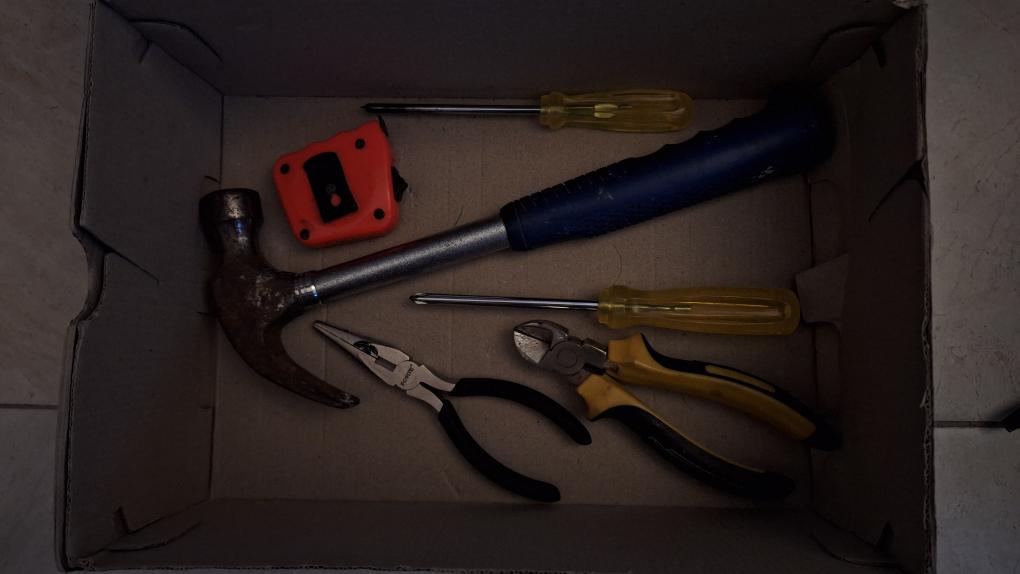
#> input picture data/raw/20260706_175645.jpg, 4080 x 2296 px (shown at 1/4 size); its folder holds only this picture in this run
$ python -i segmentation.py   (imports and definitions only)   (older library calls are emulated)
#> lines starting #> are read from the running program, lines starting #| are printed output that depends on the picture; after the words box and inside, x2 and y2 are one past the last pixel; in counts of white or black regions, pixels touching at a corner belong together
#> further down, picture is the input picture: shape (2296, 4080, 3); mean B, G, R 30.5, 32.5, 42
### src/classification/preprocessing.py
"""Operaciones de preprocesamiento clásicas: gris, canales, bordes.

Estas funciones cubren tres de los requisitos de la rúbrica de VA:
  * Conversión a escala de grises.
  * Separación de canales de color (BGR y HSV).
  * Detección de bordes (Canny y Sobel).

Todas trabajan sobre imágenes BGR (formato de OpenCV) uint8 de tamaño arbitrario.
"""
from __future__ import annotations

import cv2
import numpy as np


def to_grayscale(img_bgr: np.ndarray) -> np.ndarray:
    """BGR uint8 → gris uint8."""
    return cv2.cvtColor(img_bgr, cv2.COLOR_BGR2GRAY)
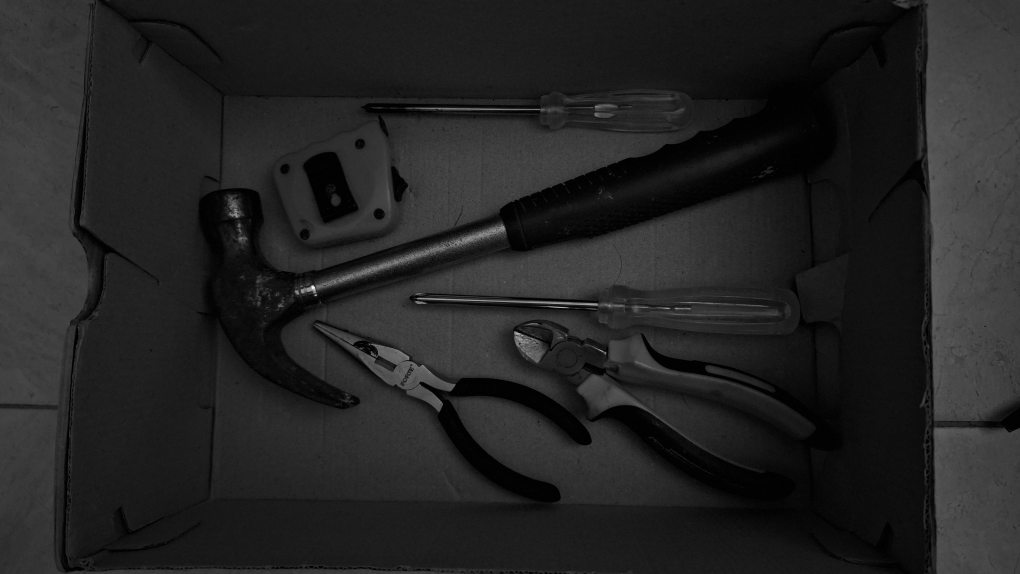
#> returned value: shape (2296, 4080) (shown at 1/4 size); min 0, max 254, mean 35.1


# [47 lines left out: functions split_bgr, split_hsv, edges_canny, edges_sobel, resize_pad, not called in this run]

### src/classification/segmentation.py
"""Segmentación clásica: umbral de Otsu y GrabCut.

Cubre el requisito de segmentación de la rúbrica con dos enfoques:
  * Otsu: umbral global automático sobre la imagen en gris, con limpieza
    morfológica. Rápido, funciona bien cuando el fondo es uniforme (cartón).
  * GrabCut: segmentación iterativa inicializada con el bounding box del
    detector, separa la herramienta del fondo dentro de su caja.

Todas trabajan sobre imágenes BGR (formato de OpenCV) uint8.
"""
from __future__ import annotations

import cv2
import numpy as np

from src.classification.preprocessing import to_grayscale


def mask_otsu(img_bgr: np.ndarray,
              blur_ksize: int = 5,
              open_ksize: int = 5,
              close_ksize: int = 9) -> np.ndarray:
    """Máscara binaria por Otsu (0 fondo, 255 objeto), con limpieza morfológica.

    Se asume que las herramientas ocupan menos área que el fondo: si el
    umbral deja más de la mitad de la imagen en blanco, se invierte.
    """
    gray = to_grayscale(img_bgr)
    if blur_ksize and blur_ksize >= 3:
        gray = cv2.GaussianBlur(gray, (blur_ksize, blur_ksize), 0)
    _, mask = cv2.threshold(gray, 0, 255, cv2.THRESH_BINARY + cv2.THRESH_OTSU)
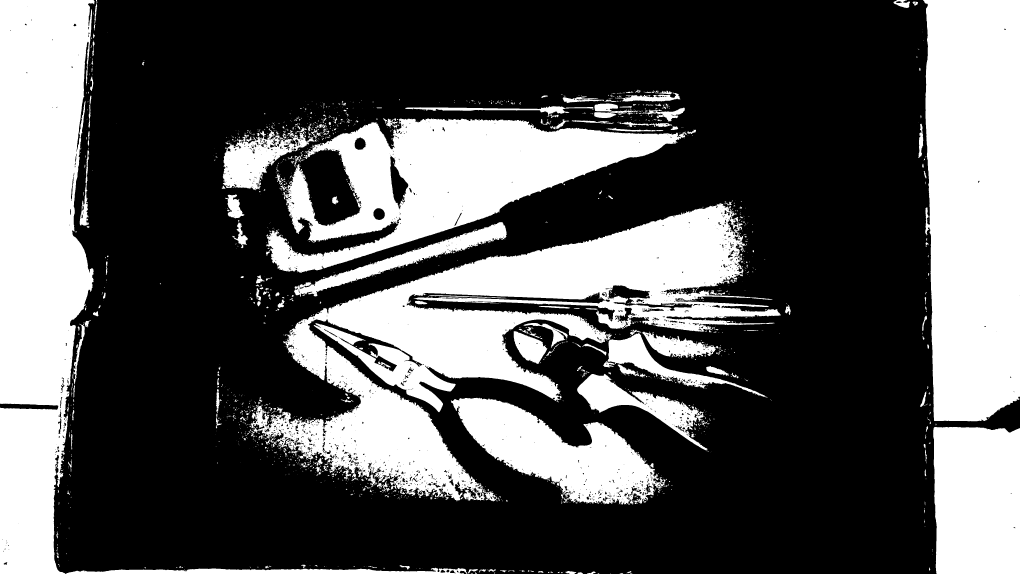
#> mask: shape (2296, 4080) (shown at 1/4 size); 33.9% white; 2066 white regions (1552 under 20 px), largest, box (x1, y1, x2, y2) and area: (1004, 813, 3123, 2005) 792472, (0, 0, 378, 2296) 674389, (3692, 0, 4080, 1685) 604010

    # el objeto debe ser la clase minoritaria
    if np.count_nonzero(mask) > mask.size / 2:
        mask = cv2.bitwise_not(mask)

    # abrir quita puntos sueltos, cerrar rellena huecos dentro de la herramienta
    if open_ksize >= 3:
        k = cv2.getStructuringElement(cv2.MORPH_ELLIPSE, (open_ksize, open_ksize))
        mask = cv2.morphologyEx(mask, cv2.MORPH_OPEN, k)
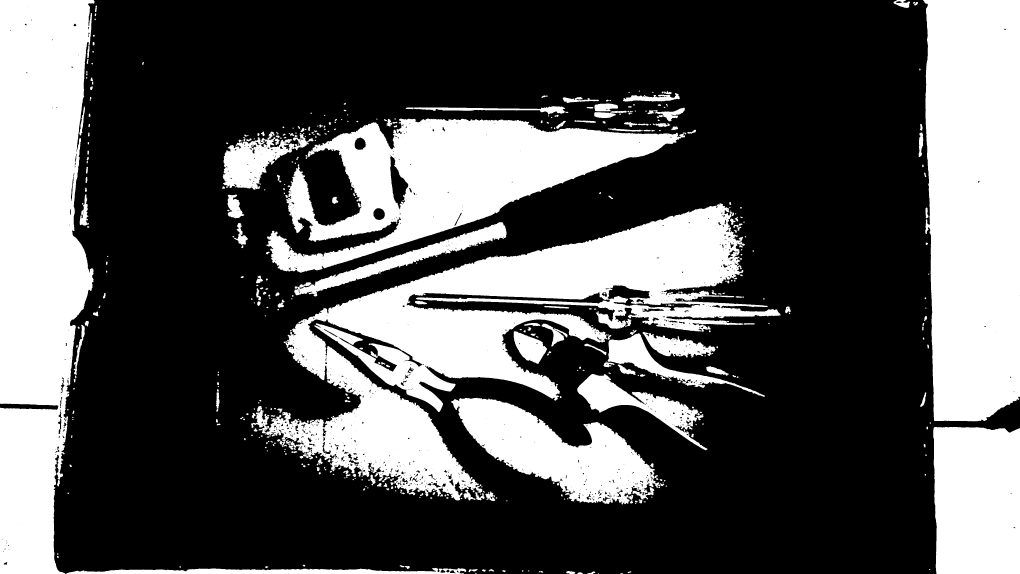
#> mask: shape (2296, 4080) (shown at 1/4 size); 33.3% white; 527 white regions (83 under 20 px), largest, box (x1, y1, x2, y2) and area: (1060, 813, 3123, 2002) 768674, (0, 0, 378, 2296) 672219, (3692, 0, 4080, 1685) 603536
    if close_ksize >= 3:
        k = cv2.getStructuringElement(cv2.MORPH_ELLIPSE, (close_ksize, close_ksize))
        mask = cv2.morphologyEx(mask, cv2.MORPH_CLOSE, k)
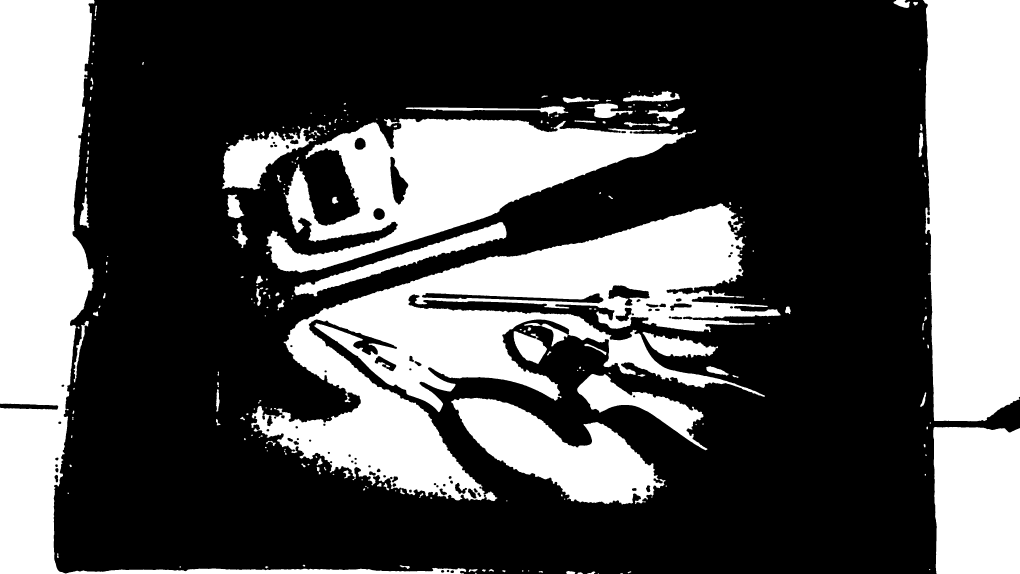
#> mask: shape (2296, 4080) (shown at 1/4 size); 34% white; 234 white regions (33 under 20 px), largest, box (x1, y1, x2, y2) and area: (1005, 813, 3123, 2005) 848239, (0, 0, 1865, 2296) 704131, (3692, 0, 4080, 1685) 604279
    return mask


def mask_grabcut(img_bgr: np.ndarray,
                 rect_xyxy: tuple[int, int, int, int],
                 iters: int = 5) -> np.ndarray:
    """Máscara binaria por GrabCut inicializado con un bbox (x1, y1, x2, y2).

    Todo lo de afuera del rect se marca como fondo seguro; adentro GrabCut
    decide qué es herramienta y qué es fondo.
    """
    x1, y1, x2, y2 = rect_xyxy
    h, w = img_bgr.shape[:2]
    x1, y1 = max(0, x1), max(0, y1)
    x2, y2 = min(w - 1, x2), min(h - 1, y2)
    if x2 - x1 < 2 or y2 - y1 < 2:
        return np.zeros((h, w), dtype=np.uint8)

    mask = np.zeros((h, w), dtype=np.uint8)
    bg_model = np.zeros((1, 65), dtype=np.float64)
    fg_model = np.zeros((1, 65), dtype=np.float64)
    rect = (x1, y1, x2 - x1, y2 - y1)
    cv2.grabCut(img_bgr, mask, rect, bg_model, fg_model, iters,
                cv2.GC_INIT_WITH_RECT)

    # GC_FGD y GC_PR_FGD son objeto; el resto fondo
    binaria = np.where((mask == cv2.GC_FGD) | (mask == cv2.GC_PR_FGD), 255, 0)
    return binaria.astype(np.uint8)


def overlay_mask(img_bgr: np.ndarray,
                 mask: np.ndarray,
                 color: tuple[int, int, int] = (0, 200, 255),
                 alpha: float = 0.45) -> np.ndarray:
    """Pinta la máscara semitransparente sobre la imagen y dibuja su contorno."""
    salida = img_bgr.copy()
    capa = np.zeros_like(salida)
    capa[mask > 0] = color
    salida = cv2.addWeighted(salida, 1.0, capa, alpha, 0)
    contornos, _ = cv2.findContours(mask, cv2.RETR_EXTERNAL, cv2.CHAIN_APPROX_SIMPLE)
    cv2.drawContours(salida, contornos, -1, color, 2)
    return salida

>>> import cv2
>>> picture = cv2.imread('../../data/raw/20260706_175645.jpg')
>>> result = mask_otsu(picture)
